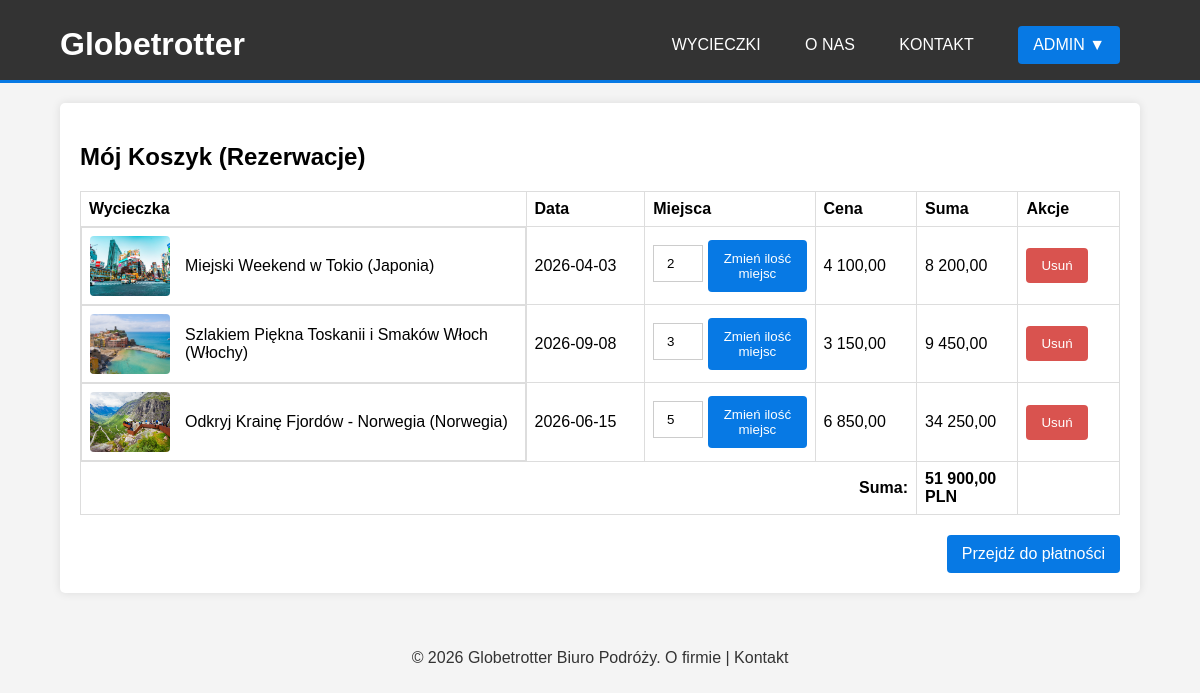
/cart.php (signed in), run on the app's committed database.
### tables this page shows
CREATE TABLE `reservations` (
  `id` int(11) NOT NULL,
  `user_id` int(11) DEFAULT NULL,
  `tour_id` int(11) DEFAULT NULL,
  `reserved_slots` int(11) NOT NULL,
  `reservation_date` timestamp NOT NULL DEFAULT current_timestamp(),
  `status` enum('pending','paid','cancelled') DEFAULT 'pending'
);

CREATE TABLE `tours` (
  `id` int(11) NOT NULL,
  `title` varchar(255) NOT NULL,
  `country` varchar(100) NOT NULL,
  `description` text DEFAULT NULL,
  `price` decimal(10,2) NOT NULL,
  `start_date` date NOT NULL,
  `end_date` date DEFAULT NULL,
  `duration_days` int(11) NOT NULL,
  `departure_time` time DEFAULT NULL,
  `return_time` time DEFAULT NULL,
  `transport_type` varchar(50) NOT NULL,
  `max_slots` int(11) NOT NULL,
  `image_url` varchar(255) DEFAULT NULL,
  `created_at` timestamp NOT NULL DEFAULT current_timestamp()
);

### classes/Baza.php (called while the page is built, shortened)
<?php
class Baza {
    private $mysqli;
    public function __construct($serwer, $user, $pass, $baza) {
        $this->mysqli = new mysqli($serwer, $user, $pass, $baza);
        $this->mysqli->set_charset("utf8");
    }
    public function select($sql) {
        $result_array = [];
        if ($result = $this->mysqli->query($sql)) {
            while ($row = $result->fetch_assoc()) {
                $result_array[] = $row;
            }
        }
        return $result_array;
    }
}
?>

### classes/User.php (called while the page is built, shortened)
<?php
class User {
    public function is_logged_in() {
        return isset($_SESSION['user_id']);
    }
    public function get_user_id() {
        return $this->is_logged_in() ? $_SESSION['user_id'] : null;
    }
}
?>

### classes/Tour.php (called while the page is built, shortened)
<?php
class Tour {
    private $db;
    public function __construct($db_instance) {
        $this->db = $db_instance;
    }
   public function getUserReservations($user_id) {
        $user_id = filter_var($user_id, FILTER_VALIDATE_INT);
        $sql = "SELECT r.id as reservation_id, r.reserved_slots, r.reservation_date, t.* FROM reservations r
                JOIN tours t ON r.tour_id = t.id
                WHERE r.user_id = $user_id
                ORDER BY r.reservation_date DESC";
        return $this->db->select($sql);
    }
}
?>

### cart.php (the view, shortened to what this page needs)
<?php
require_once 'classes/Baza.php';
require_once 'classes/User.php';
require_once 'classes/Tour.php';
$db = new Baza(DB_SERVER, DB_USER, DB_PASS, DB_NAME);
$user = new User($db);
$tour_manager = new Tour($db);
$reservations = $tour_manager->getUserReservations($user->get_user_id());
include 'includes/header.php';
?>
<div class="content-box">
    <h2>Mój Koszyk (Rezerwacje)</h2>
    <?php if (empty($reservations)): ?>
        <p>Twój koszyk jest pusty. <a href="index.php">Przeglądaj oferty.</a></p>
    <?php else: ?>
        <table style="table-layout: fixed; width: 100%;">
            <thead>
    <tr>
        <th style="width: 50%;">Wycieczka</th> <th style="width: 12%;">Data</th>
        <th style="width: 18%;">Miejsca</th>
        <th style="width: 10%;">Cena</th>
        <th style="width: 10%;">Suma</th>
        <th style="width: 10%;">Akcje</th>
    </tr>
</thead>
            <tbody>
                <?php $total_sum = 0; foreach ($reservations as $res): $subtotal = $res['price'] * $res['reserved_slots']; $total_sum += $subtotal; ?>
                <tr>
                    <td class="tour-cell">
                        <?php
                        $tour_title = htmlspecialchars($res['title'] ?? 'Brak tytułu');
                        $tour_country = htmlspecialchars($res['country'] ?? '');
                        $full_title = $tour_title . ($tour_country ? ' (' . $tour_country . ')' : '');
                        ?>
                        <div class="tour-image-wrap">
                            <img src="<?= htmlspecialchars($res['image_url'] ?? 'images/placeholder.jpg') ?>"
                                 alt="<?= $tour_title ?>">
                        </div>
                        <div class="tour-details-wrap">
                                <?= $full_title ?>
                        </div>
                    </td>
                    <td><?= htmlspecialchars($res['start_date']) ?></td>
                    <td>
                        <form action="cart.php" method="POST" style="display: flex; gap: 5px; justify-content: center;">
                            <input type="number" name="new_slots" value="<?= $res['reserved_slots'] ?>" min="1" style="width: 50px; text-align: center;">
                            <button type="submit" style="padding: 2px 5px;">Zmień ilość miejsc</button>
                        </form>
                    </td>
                    <td><?= number_format($res['price'], 2, ',', ' ') ?></td>
                    <td><?= number_format($subtotal, 2, ',', ' ') ?></td>
                    <td>
                        <form action="cart.php" method="POST">
                            <button type="submit" class="btn-danger" onclick="return confirm('Usunąć?')">Usuń</button>
                        </form>
                    </td>
                </tr>
                <?php endforeach; ?>
            </tbody>
            <tfoot>
                <tr><td colspan="4" style="text-align: right; font-weight: bold;">Suma:</td><td style="font-weight: bold;"><?= number_format($total_sum, 2, ',', ' ') ?> PLN</td><td></td></tr>
            </tfoot>
        </table>
        <div style="text-align: right; margin-top: 20px;">
             <a href="https://www.mastercard.com/pl/pl.html" target="_blank" class="button">
                 Przejdź do płatności
             </a>
           </div>
    <?php endif; ?>
</div>
<?php include 'includes/footer.php'; ?>

### css/style.css (style rules this page uses)
body { font-family: Arial, sans-serif; margin: 0; padding: 0; background-color: #f4f4f4; }
.content-box { background: white; padding: 20px; margin-top: 20px; border-radius: 5px; box-shadow: 0 0 10px rgba(0,0,0,0.1); }
input[type="text"], input[type="password"], input[type="email"], input[type="date"], input[type="time"], input[type="number"], textarea, select { width: 100%; padding: 10px; margin: 5px 0 10px 0; display: inline-block; border: 1px solid #ccc; box-sizing: border-box; }
button, input[type="submit"] { background-color: #0779e4; color: white; padding: 10px 15px; border: none; cursor: pointer; border-radius: 4px; }
table { width: 100%; border-collapse: collapse; margin-top: 15px; table-layout: fixed; }
table, th, td { border: 1px solid #ddd; padding: 8px; text-align: left; }
.tour-cell { display: flex; align-items: center; gap: 15px; }
.tour-image-wrap { width: 80px; height: 60px; flex-shrink: 0; border-radius: 4px; overflow: hidden; display: block; }
.tour-image-wrap img { width: 100%; height: 100%; object-fit: cover; display: block; }
.tour-cell { display: flex; align-items: center; gap: 15px; overflow: hidden; }
a { text-decoration: none; color: inherit; }
.tour-details-wrap { flex-grow: 1; word-wrap: break-word; }
.btn-danger { background-color: #d9534f; }
.button { background-color: #0779e4; color: white; padding: 10px 15px; border: none; cursor: pointer; border-radius: 4px; text-decoration: none; display: inline-block; }

### data on the page
reservations: tour.image_url (picture), tour.country "Miejski Weekend w Tokio (Japonia)", tour.start_date "2026-04-03", new_slots "2", tour.price "4 100,00", subtotal "8 200,00"
reservations: tour.image_url (picture), tour.country "Szlakiem Piękna Toskanii i Smaków Włoch (Włochy)", tour.start_date "2026-09-08", new_slots "3", tour.price "3 150,00", subtotal "9 450,00"
reservations: tour.image_url (picture), tour.country "Odkryj Krainę Fjordów - Norwegia (Norwegia)", tour.start_date "2026-06-15", new_slots "5", tour.price "6 850,00", subtotal "34 250,00"

### other printed values
$_SESSION['username'] "ADMIN"
$total_sum "51 900,00"
